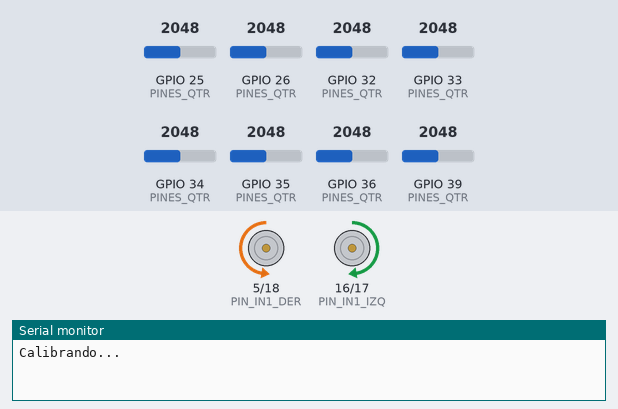
Recording of a sketch running on a simulated ESP32. On the bench: motor-driver pin pairs drawn as motors (green arrow = first pin HIGH = forward, orange = second pin HIGH = backward, longer = more drive, scaled by the enable pin), the last lines printed to the serial monitor. Inputs (shaded band) come from the test bench; at power-on: GPIO 25 (PINES_QTR) = 2048, GPIO 26 (PINES_QTR) = 2048, GPIO 32 (PINES_QTR) = 2048, GPIO 33 (PINES_QTR) = 2048, GPIO 34 (PINES_QTR) = 2048, GPIO 35 (PINES_QTR) = 2048, GPIO 36 (PINES_QTR) = 2048, GPIO 39 (PINES_QTR) = 2048.

Above: at 0.2 s.
At 1.8 s:
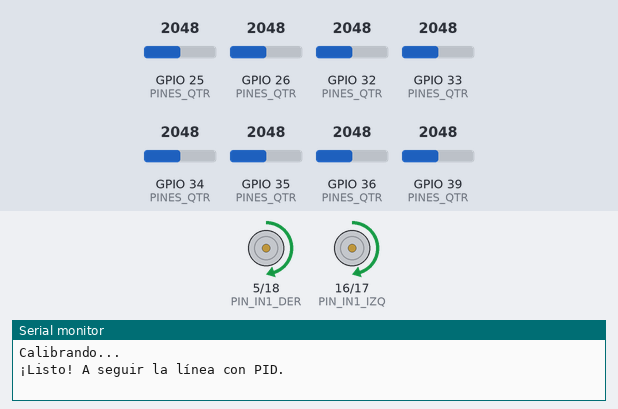
1.9 s: GPIO 25 (PINES_QTR) set to 1460
At 3.6 s:
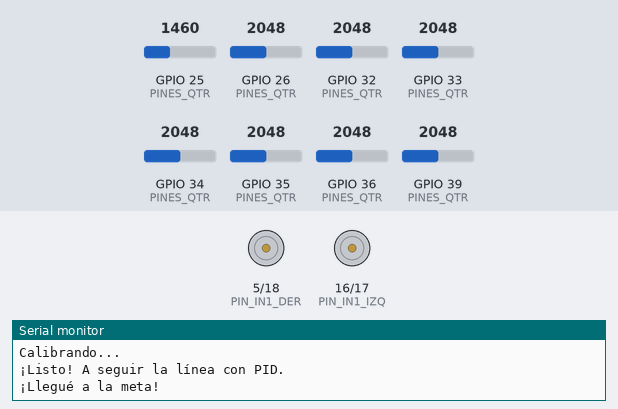
Timing chart, 0 to 5.1 s (numbered marks = the images above; inputs shaded):
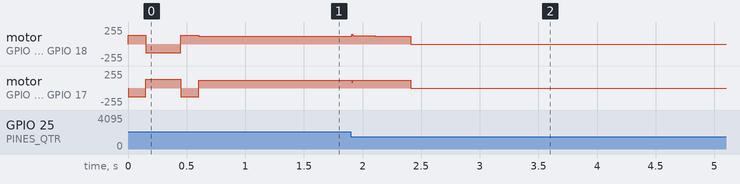

The sketch:

seguidor-pid.ino
```cpp
// Seguidor de línea con PID: corrige según el error de ahora (P), el que se fue acumulando (I)
// y qué tan rápido está cambiando (D). Prueba "Ajustar parámetros" para buscar los mejores valores.
#include <QTRSensors.h>
#include "pines.h"

QTRSensors qtr;
uint16_t valores[8];

const int VELOCIDAD = 120;   // velocidad hacia adelante, de 0 a 255 · @ajustar siguelineas 50..200
const float KP = 0.04;       // cuánto corrige por el error de ahora · @ajustar siguelineas 0..0.1
const float KI = 0.0001;     // cuánto corrige por el error acumulado · @ajustar siguelineas 0..0.001
const float KD = 0.3;        // cuánto frena los zigzags · @ajustar siguelineas 0..1

const unsigned long PERIODO_MS = 10;  // el PID se calcula cada 10 ms
float integral = 0;
int errorAnterior = 0;
unsigned long ultimoCalculo = 0;
unsigned long inicioRecorrido = 0;

// Mueve los motores: valores de -255 (atrás) a 255 (adelante). En el ESP32 el PWM se hace con
// ledcWrite, en los pines que setup() preparó con ledcAttach.
void motores(int izq, int der) {
  digitalWrite(PIN_IN1_IZQ, izq >= 0);
  digitalWrite(PIN_IN2_IZQ, izq < 0);
  digitalWrite(PIN_IN1_DER, der >= 0);
  digitalWrite(PIN_IN2_DER, der < 0);
  ledcWrite(PIN_PWM_IZQ, constrain(abs(izq), 0, 255));
  ledcWrite(PIN_PWM_DER, constrain(abs(der), 0, 255));
}

// Gira sobre su eje mientras el sensor aprende qué es blanco y qué es negro.
void girarCalibrando(int sentido, unsigned long ms) {
  unsigned long inicio = millis();
  motores(-128 * sentido, 128 * sentido);
  while (millis() - inicio < ms) qtr.calibrate();
}

// La meta tiene una barra atravesada: casi todos los sensores ven negro a la vez.
// La partida también tiene una, así que en el primer segundo y medio no cuenta.
bool vioLaMeta() {
  if (millis() - inicioRecorrido < 1500) return false;
  int negros = 0;
  for (int i = 0; i < 8; i++) {
    if (valores[i] > 600) negros++;
  }
  return negros >= 6;
}

void setup() {
  Serial.begin(115200);
  pinMode(PIN_IN1_IZQ, OUTPUT);
  pinMode(PIN_IN2_IZQ, OUTPUT);
  pinMode(PIN_IN1_DER, OUTPUT);
  pinMode(PIN_IN2_DER, OUTPUT);
  ledcAttach(PIN_PWM_IZQ, 5000, 8);  // PWM de 5 kHz y 8 bits: de 0 a 255
  ledcAttach(PIN_PWM_DER, 5000, 8);
  qtr.setTypeAnalog();
  qtr.setSensorPins(PINES_QTR, 8);
  qtr.setEmitterPin(PIN_LEDON_QTR);  // la librería enciende los emisores al leer

  Serial.println("Calibrando...");
  girarCalibrando(1, 150);
  girarCalibrando(-1, 300);
  girarCalibrando(1, 150);
  motores(0, 0);
  Serial.println("¡Listo! A seguir la línea con PID.");
  inicioRecorrido = millis();
}

void loop() {
  if (millis() - ultimoCalculo < PERIODO_MS) return;
  ultimoCalculo = millis();

  uint16_t posicion = qtr.readLineBlack(valores);  // 0 a 7000; 3500 es el centro
  if (vioLaMeta()) {
    motores(VELOCIDAD, VELOCIDAD);  // avanza un poco para quedar dentro de la meta
    delay(300);
    motores(0, 0);
    Serial.println("¡Llegué a la meta!");
    while (true) delay(1000);
  }

  int error = (int)posicion - 3500;
  integral = constrain(integral + error, -20000, 20000);  // sin dejar que crezca para siempre
  int derivada = error - errorAnterior;
  errorAnterior = error;

  int correccion = KP * error + KI * integral + KD * derivada;
  motores(VELOCIDAD + correccion, VELOCIDAD - correccion);
}
```

pines.h
```cpp
// Pines de la placa Dynamis V2: así está cableado el robot.
#pragma once
const uint8_t PIN_PWM_IZQ = 4, PIN_IN1_IZQ = 16, PIN_IN2_IZQ = 17;
const uint8_t PIN_PWM_DER = 19, PIN_IN1_DER = 5, PIN_IN2_DER = 18;
const uint8_t PINES_QTR[8] = {36, 39, 34, 35, 32, 33, 25, 26};
const uint8_t PIN_LEDON_QTR = 27;  // enciende los emisores del QTRX-MD-08A
// Multiplexor TCA9548A (0x70): canal 0 el TCS34725 izquierdo, 1 el derecho y 2 el VL53L0X.
const uint8_t DIRECCION_MUX = 0x70;
const uint8_t CANAL_COLOR_IZQ = 0, CANAL_COLOR_DER = 1, CANAL_LASER = 2;
```

Measured:
- after the input at 1.9 s, motor on GPIO 5 (PIN_IN1_DER) / GPIO 18 (PIN_IN2_DER): forward 120/255 → forward 123/255 at once, → forward 120/255 0.20 s later, → stopped 0.30 s later; motor on GPIO 16 (PIN_IN1_IZQ) / GPIO 17 (PIN_IN2_IZQ): forward 120/255 → forward 117/255 at once, → forward 120/255 0.20 s later, → stopped 0.30 s later
